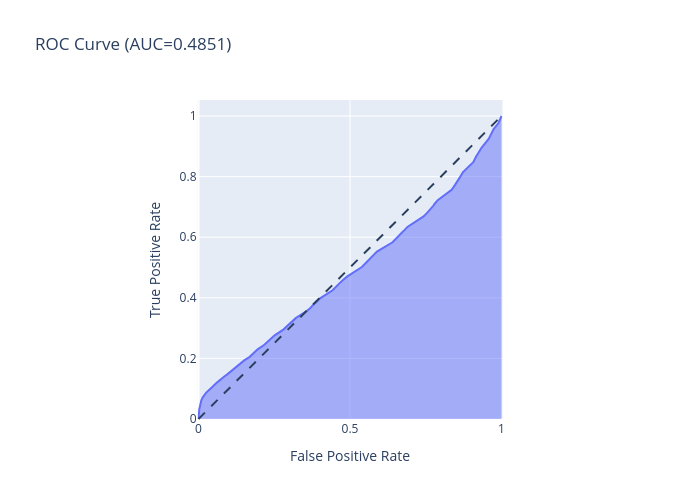

The notebook cell this image was saved under:
### Code cell
#ploting interactive plot
fig = px.area(
    x=fpr, y=tpr,
    title=f'ROC Curve (AUC={auc(fpr, tpr):.4f})',
    labels=dict(x='False Positive Rate', y='True Positive Rate'),
    width=700, height=500
)
fig.add_shape(
    type='line', line=dict(dash='dash'),
    x0=0, x1=1, y0=0, y1=1
)

fig.update_yaxes(scaleanchor="x", scaleratio=1)
fig.update_xaxes(constrain='domain')
fig.show()

### Figure 1 — Plotly figure (JSON) as saved in the notebook; plotly's stock layout.template omitted (floating-point values rounded to 4 significant figures; data arrays with more than 128 entries replaced by an {"elided": "..."} marker saying what was removed)
{"data": [{"fillpattern": {"shape": ""}, "hovertemplate": "False Positive Rate=%{x}<br>True Positive Rate=%{y}<extra></extra>", "legendgroup": "", "line": {"color": "#636efa"}, "marker": {"symbol": "circle"}, "mode": "lines", "name": "", "orientation": "v", "showlegend": false, "stackgroup": "1", "type": "scatter", "x": {"elided": "736 float values"}, "xaxis": "x", "y": {"elided": "736 float values"}, "yaxis": "y"}], "layout": {"height": 500, "legend": {"tracegroupgap": 0}, "shapes": [{"line": {"dash": "dash"}, "type": "line", "x0": 0, "x1": 1, "y0": 0, "y1": 1}], "title": {"text": "ROC Curve (AUC=0.4851)"}, "width": 700, "xaxis": {"anchor": "y", "constrain": "domain", "domain": [0, 1], "title": {"text": "False Positive Rate"}}, "yaxis": {"anchor": "x", "domain": [0, 1], "scaleanchor": "x", "scaleratio": 1, "title": {"text": "True Positive Rate"}}}}
